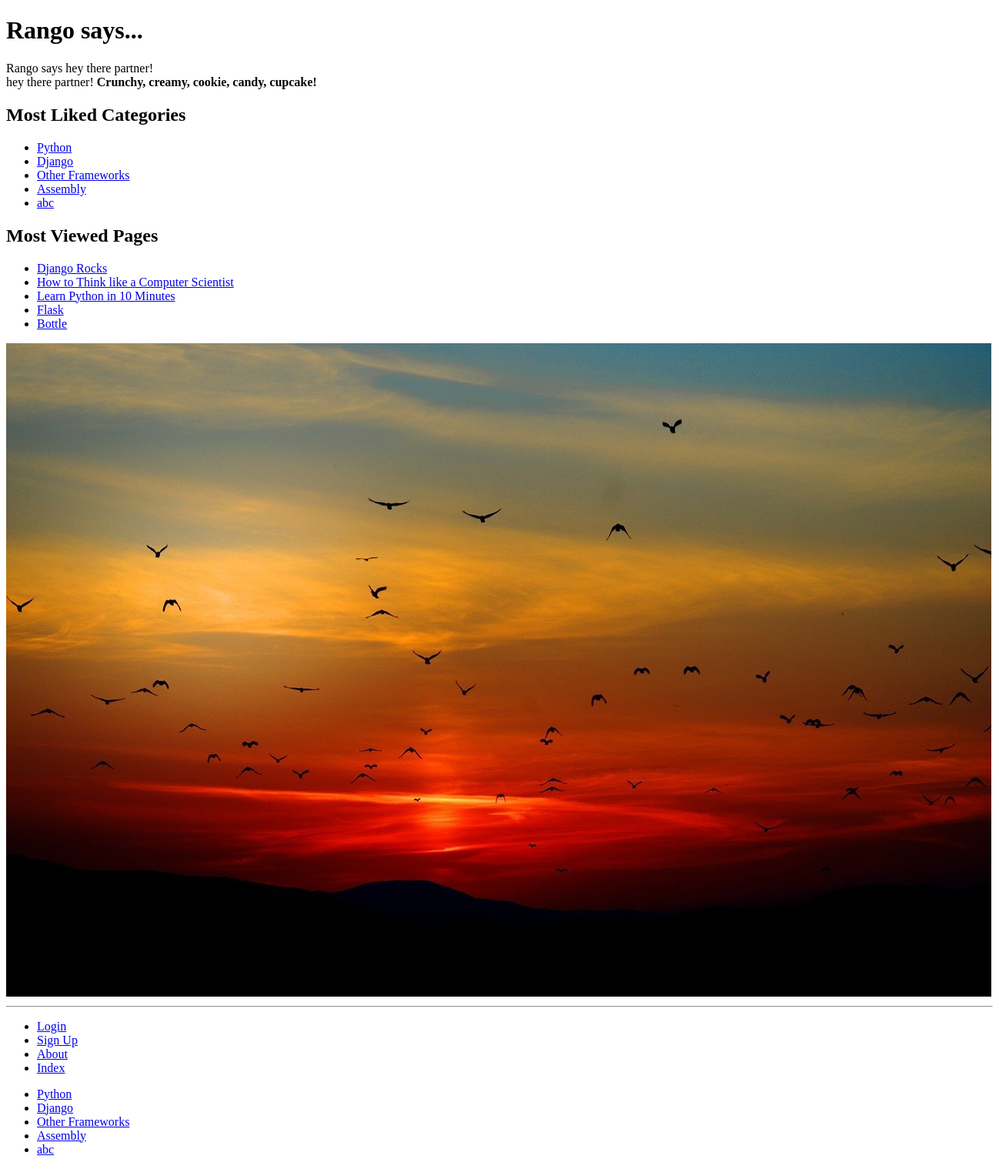
Before: / with the older database file.
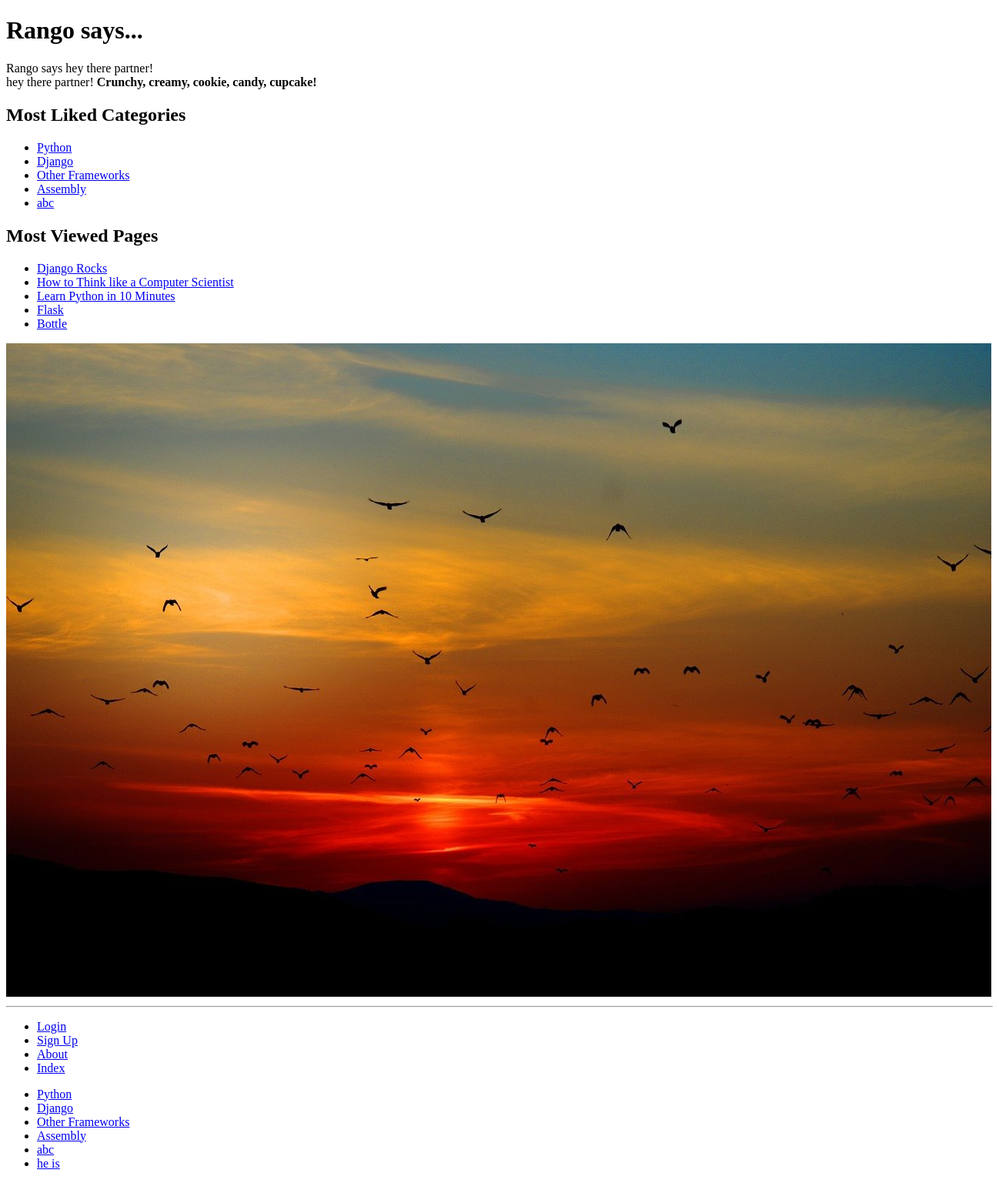
After: the same page with the newer database file.
### rango/models.py (models this page shows, shortened)
class Category(models.Model):
    name = models.CharField(max_length=128, unique=True)
    likes = models.IntegerField(default=0)
    views = models.IntegerField(default=0)
    slug = models.SlugField(unique=True)
    class Meta:
         verbose_name_plural = 'Categories'

class Page(models.Model):
    category = models.ForeignKey(Category, on_delete=models.CASCADE)
    title = models.CharField(max_length=128)
    url = models.URLField()
    views = models.IntegerField(default=0)

### rango/views.py (the view)
# urls.py: path('', views.index, name = 'index'),
def index(request):
    category_list = Category.objects.order_by('-likes')[:5]
    page_list = Page.objects.order_by('-views')[:5]
    context_dict = {}
    context_dict = {'boldmessage': 'Crunchy, creamy, cookie, candy, cupcake!'}
    context_dict['categories'] = category_list
    context_dict['pages'] = page_list
    return render(request, 'rango/index.html', context=context_dict)

### rango/templatetags/rango_template_tags.py (called while the page is built)
@register.inclusion_tag('rango/categories.html')
def get_category_list(current_category=None):
    return {'categories': Category.objects.all(),
            'current_category':current_category}

### templates/rango/index.html (shortened to what this page needs)
{% extends 'rango/base.html' %}
{% load staticfiles %}
{% block body_block %}
    <h1>Rango says...</h1>
    <div>
        Rango says hey there partner! <br />
        {% if user.is_authenticated %}
            howdy {{ user.username }}!
        {% else %}
            hey there partner!
        {% endif %}
    <strong>{{ boldmessage }}</strong><br />
    </div>
    <div>
        <h2>Most Liked Categories</h2>
    </div>
    <div>
    {% if categories %}
        <ul>
            {% for category in categories %}
                <li>
                    <a href="{% url 'rango:show_category' category.slug %}">{{ category.name }}</a>
                </li>
            {% endfor %}
        </ul>
    {% else %}
        <strong>There are no categories present.</strong>
    {% endif %}
    </div>
    <div>
    <div>
    <h2>Most Viewed Pages</h2>
    </div>
    {% if pages %}
    <ul>
        {% for page in pages %}
        <li>
            <a href="{{ page.url }}">{{ page.title }}</a>
        </li>
        {% endfor %}
    </ul>
    {% else %}
    <strong>There are no pages present.</strong>
    {% endif %}
    </div>
    <div>
        <img src="{% static 'images/rango.jpg' %}" alt="Picture of Rango" />
    </div>
{% endblock %}

### templates/rango/base.html (shortened to what this page needs)
<!DOCTYPE html>
{% load staticfiles %}
{% load rango_template_tags %}
<html>
    <head lang="en">
    </head>
    <body>
        <div>
        {% block body_block %}{% endblock %}
        </div>
        <hr />
        <div>
            <ul>
            {% if user.is_authenticated %}
                <li><a href="{% url 'rango:logout' %}">Logout</a></li>
                <li><a href="{% url 'rango:restricted' %}">Restricted Page</a></li>
                <li><a href="{% url 'rango:add_category' %}">Add a New Category</a></li>
            {% else %}
                <li><a href="{% url 'rango:login' %}">Login</a></li>
                <li><a href="{% url 'rango:register' %}">Sign Up</a></li>
            {% endif %}
                <li><a href="{% url 'rango:about' %}">About</a></li>
                <li><a href="{% url 'rango:index' %}">Index</a></li>
            </ul>
        </div>
        <div>
            {% block sidebar_block %}
                {% get_category_list category %}
            {% endblock %}
        </div>
    </body>
</html>

### templates/rango/categories.html
<ul>
    {% if categories %}
        {% for c in categories %}
            {% if c == current_category %}
            <li>
            <strong>
                <a href="{% url 'rango:show_category' c.slug %}">{{ c.name }}</a>
            </strong>
            </li>
            {% else %}
            <li>
                <a href=" {% url 'rango:show_category' c.slug %}">{{ c.name }}</a>
            </li>
            {% endif %}
        {% endfor %}
    {% else %}
    <li><strong>There are no categories present.</strong></li>
{% endif %}
</ul>

Changed rows visible on the page:
added Category: name "he is"
